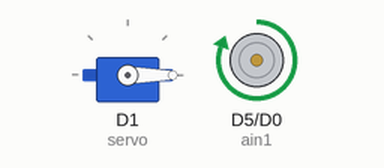
Recording of a sketch running on a simulated ESP8266 (NodeMCU). On the bench: servo, motor-driver pin pairs drawn as motors (green arrow = first pin HIGH = forward, orange = second pin HIGH = backward, longer = more drive).

Above: at 0.05 s.
At 5.05 s:
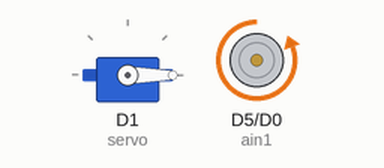
At 10.0 s:
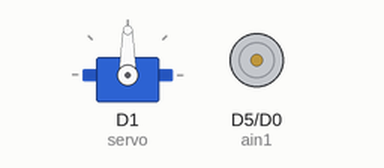
Timing chart, 0 to 13.0 s (numbered marks = the images above):
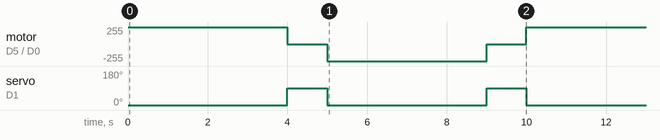

The sketch:

tes.ino
```cpp
#include<Servo.h>
Servo servo;

short sudut;
const byte ain1 = D5, ain2 = D0;

void setup() {
  Serial.begin(9600);

  pinMode(ain1,OUTPUT);
  pinMode(ain2,OUTPUT);
  servo.attach(D1);
}

void loop() {

  analogWrite(ain1,255);
  analogWrite(ain2,0);
  servo.write(0);

  delay(4000);

  analogWrite(ain1,0);
  analogWrite(ain2,0);
  servo.write(90);

  delay(1000);

  analogWrite(ain1,0);
  analogWrite(ain2,255);
  servo.write(0);

  delay(4000);

  analogWrite(ain1,0);
  analogWrite(ain2,0);
  servo.write(90);

  delay(1000);

}
```

Measured:
- by itself, motor on D5 (ain1) / D0 (ain2): repeats every 10.0 s: stopped 1.0 s, backward 255/255 4.0 s, stopped 1.0 s, forward 255/255 4.0 s
- by itself, servo on D1 (servo): alternates 90° for 1.0 s and 0° for 4.0 s
